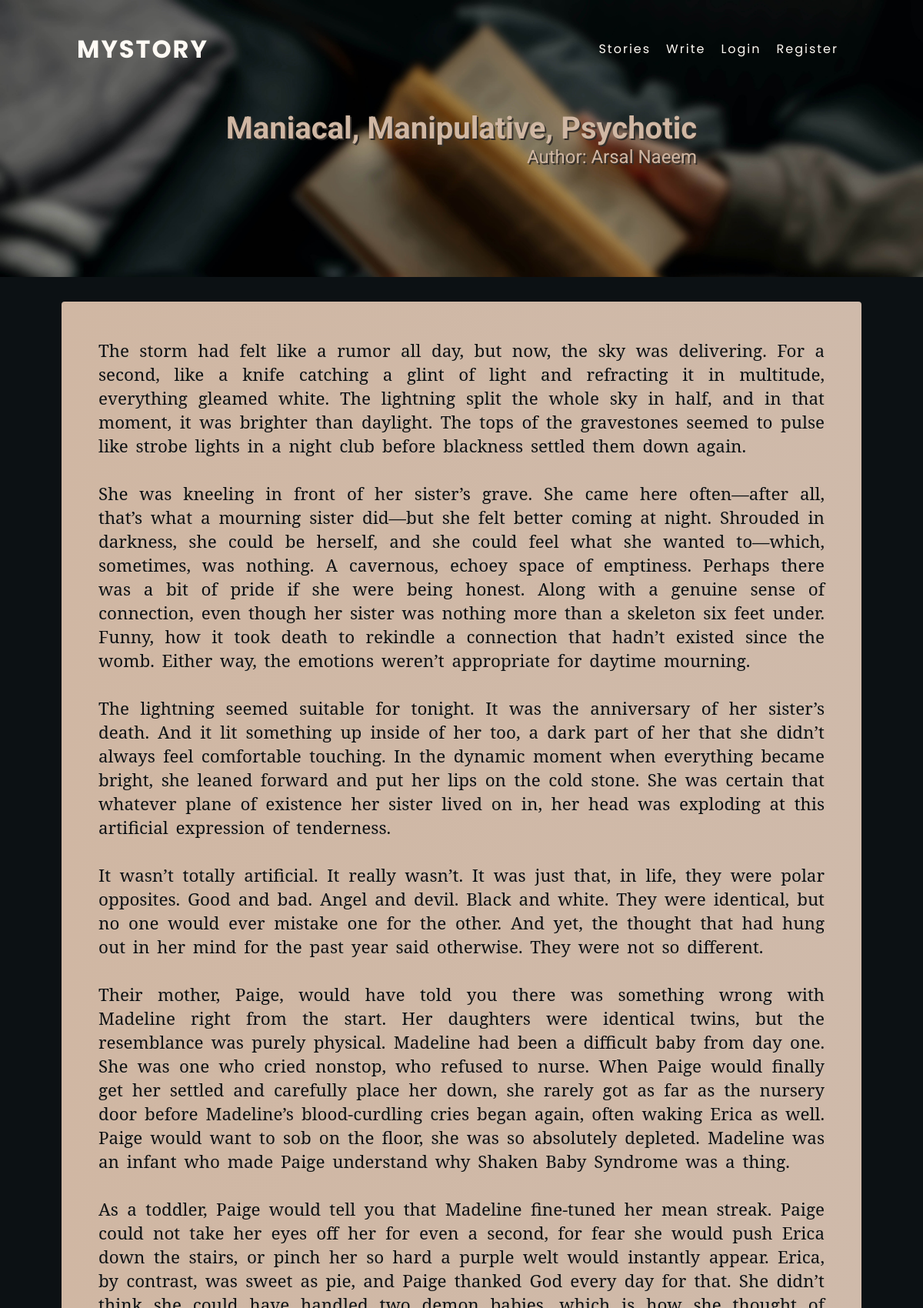
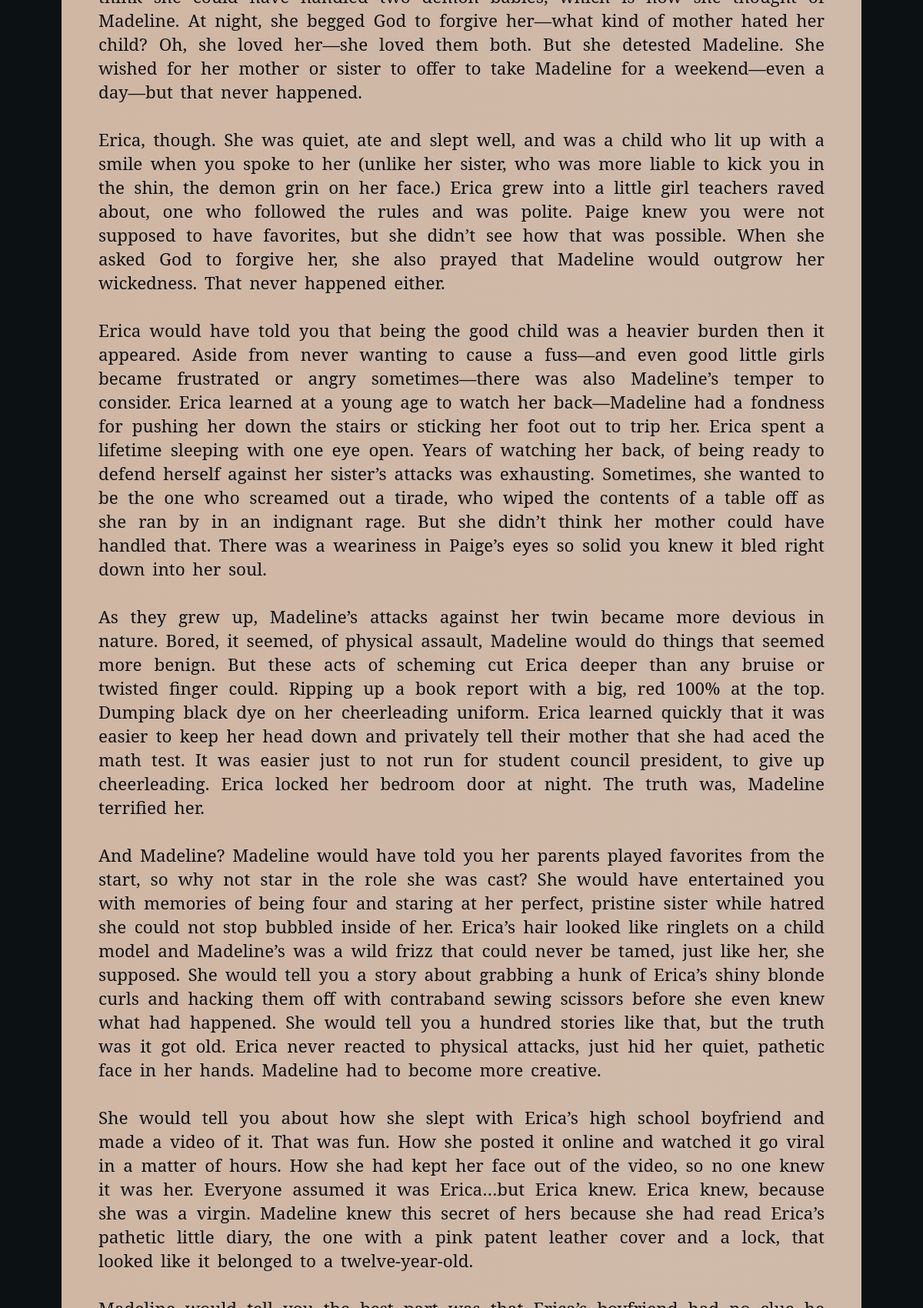
/user/Arsal_Naeem/31/ (upper part), run on the app's committed database (2 pictures, top to bottom).
### base/models.py (models this page shows, shortened)
class Story(models.Model):
    user = models.ForeignKey(User, on_delete=models.CASCADE)
    title = models.CharField(max_length=65)
    Story = models.TextField(null=True,)
    updated = models.DateTimeField(auto_now=True)
    class Meta:
        ordering = ['-updated']

### base/views.py (the view)
# urls.py: path("user/<str:username>/<str:id>/", views.story, name='story'),
def story(request,username, id):
    story = Story.objects.get(id=id)
    context = {
        'story' : story
    }
    return render(request, 'story.html', context)

### templates/story.html (shortened to what this page needs)
{% extends "base.html" %} {% block title %}{{story.title}}{% endblock %}
{% block nav %}
<li><a href="{% url 'stories' %}">Stories</a></li>
<li><a href="{% url 'editor' %}">Write</a></li>
{% if request.user.is_authenticated %}
<li><a href="{% url 'logout' %}">Logout</a></li>
{% else %}
<li><a href="{% url 'login' %}">Login</a></li>
<li><a href="{% url 'register' %}">Register</a></li>
{% endif %} {% endblock %} {% block content %}
<section class="banner sub">
  <div class="story-title">
    <h3>{{story.title}}</h3>
    <p class="author">
      Author:
      <a href="/user/{{story.user}}"
        >{{story.user.first_name}} {{story.user.last_name}}</a
      >
    </p>
  </div>
</section>
<div class="story">
  <pre>{{story.Story}}</pre>
</div>
{% endblock %}

### static/CSS/styles.css (style rules this page uses)
:root { --white: #fffaf4; --extremeDark: linear-gradient(to top, #25343cfd, #131a1efd); --dark: #0c1114; --midTone: #342f2b; --extremeLight: #cfbaaa; --light: #D0B7A3; --WARNING: #840101; ; }
* { margin: 0; pad: 0; box-sizing: border-box; }
body { background: var(--dark); font-family: 'Roboto', sans-serif; }
header ul li { margin: 0 10px; position: relative; list-style: none; }
header ul li a { position: relative; font-size: 1rem; text-decoration: none; color: var(--white); letter-spacing: 2px; font-weight: 300px; transition: 0.15s; }
header ul li a::after { content: ""; height: 2px; width: 0%; background-color: var(--white); display: block; transition: 0.15s ease 0s, left 0.15s ease 0s; }
.sub { position: relative; width: 100%; height: 45vh; background: url(../Images/stories.jpg); background-size: cover; display: flex; flex-direction: column; justify-content: center; align-items: center; }
.banner div { color: var(--white); }
.sub div { color: var(--light); text-shadow: 2px 2px var(--midTone); }
.sub h3 { margin-top: 2rem; font-size: 2.5rem; }
.story-title { max-width: 70vw; }
.banner p { font-size: 1.5rem; }
.sub p { font-size: 1.5rem; }
.sub a { color: var(--light); text-decoration: none; }
.author { text-align: end; margin-bottom: 2rem; }
.story { color: var(--dark); text-decoration: none; margin: 2rem 5rem; padding: 1rem; background-image: linear-gradient(to right, var(--light), var(--extremeLight)); border-radius: 0.25rem; display: flex; flex-direction: column; }
.story pre { font-family: 'Noto Serif', serif; text-align: justify; word-spacing: 4px; padding: 2rem; font-size: 1.4rem; white-space: pre-line; }

### data on the page
Story: title "Maniacal, Manipulative, Psychotic", user.first_name "Arsal", user.last_name "Naeem"
